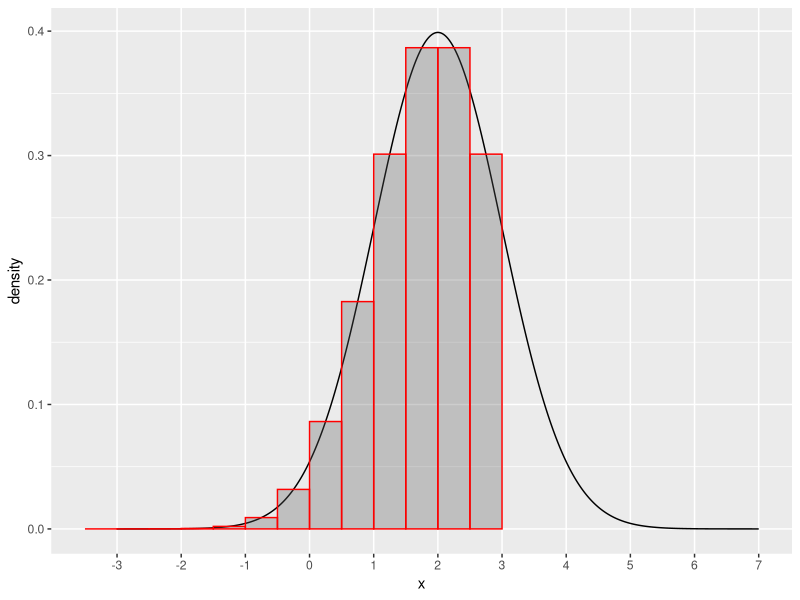
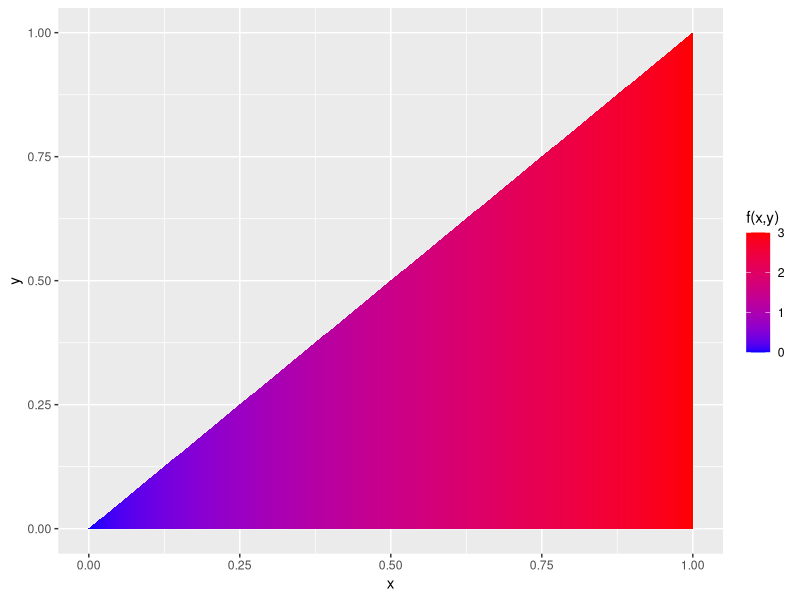
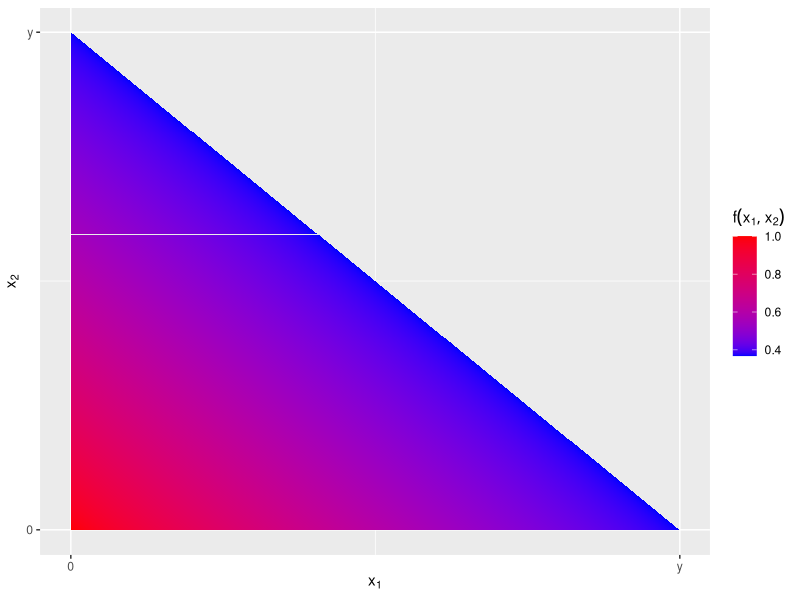
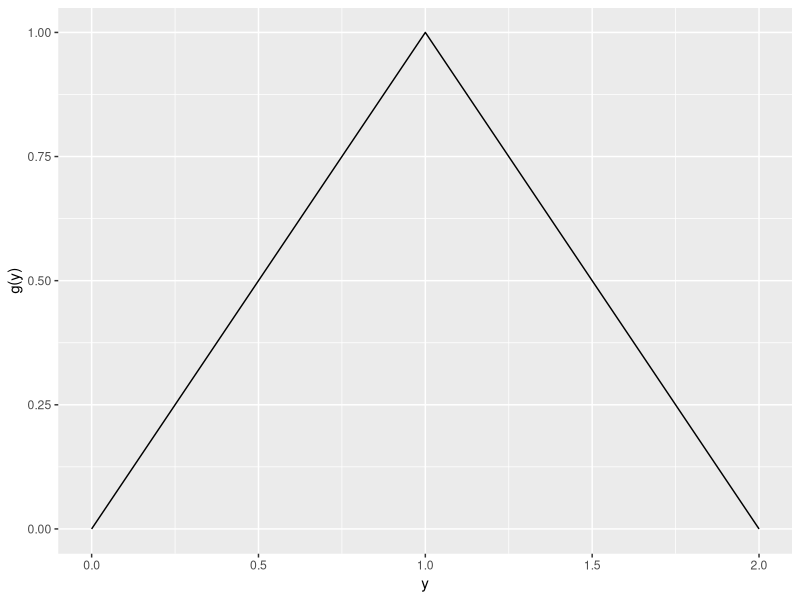

The R script that drew these images, in order:
## ---- chunk 1
library(ggplot2); library(dplyr);
curve.data <- data.frame( x = seq(-3, 7, by=0.01) ) %>%
  mutate( density = dnorm(x, mean=2, sd=1))
hist.data <- data.frame( x = seq(-3.25, 2.75, by=0.5) ) %>%
  mutate(density = dnorm(x, mean=2, sd=1))

ggplot(curve.data, aes(x=x, y=density)) + 
  geom_line() +
  geom_bar(data=hist.data, stat='identity', width=.5, alpha=.3, color='red') +
  scale_x_continuous(breaks=-3:7, minor=NULL)  
## ---- chunk 2
library(ggplot2); library(dplyr);
data <- expand.grid(x=seq(0,1,by=.001), y=seq(0,1,by=0.001))
data <- data %>% mutate( 
    support = 0 + (y <= x) * (x <= 1),
    z = 3*x * support,
    alpha = ifelse(support==1, 1, 0)) %>%
  filter( x >= y )
ggplot(data, aes(x=x, y=y, fill=z)) +
  geom_tile() +
  scale_fill_continuous(name='f(x,y)', low = 'blue', high='red')
## ---- chunk 3
library(dplyr); library(ggplot2)
data <- expand.grid(x1 = seq(0, 1.5, by = 0.001), 
                    x2 = seq(0, 1.5, by = 0.001)) %>%
  mutate( density = dexp(x1) * dexp(x2) ) %>%
  filter( x1 + x2 < 1 )
ggplot( data, aes(x=x1, y=x2, fill=density)) + 
  geom_tile() + 
  scale_x_continuous(breaks = c(0, 1), labels = c(0, 'y'), name=expression(x[1])) +
  scale_y_continuous(breaks = c(0, 1), labels = c(0, 'y'), name=expression(x[2])) +
  scale_fill_continuous(low='blue', high='red', name=expression(f( x[1], x[2]) ) )
## ---- chunk 4
library(dplyr)
library(ggplot2)
data <- data.frame( x=seq(0,2, by=.1) ) %>%
  mutate(density = x * (x<1) + (2-x) * (x>=1) )
ggplot(data, aes(x=x, y=density)) + geom_line() + labs(y='g(y)', x='y')
